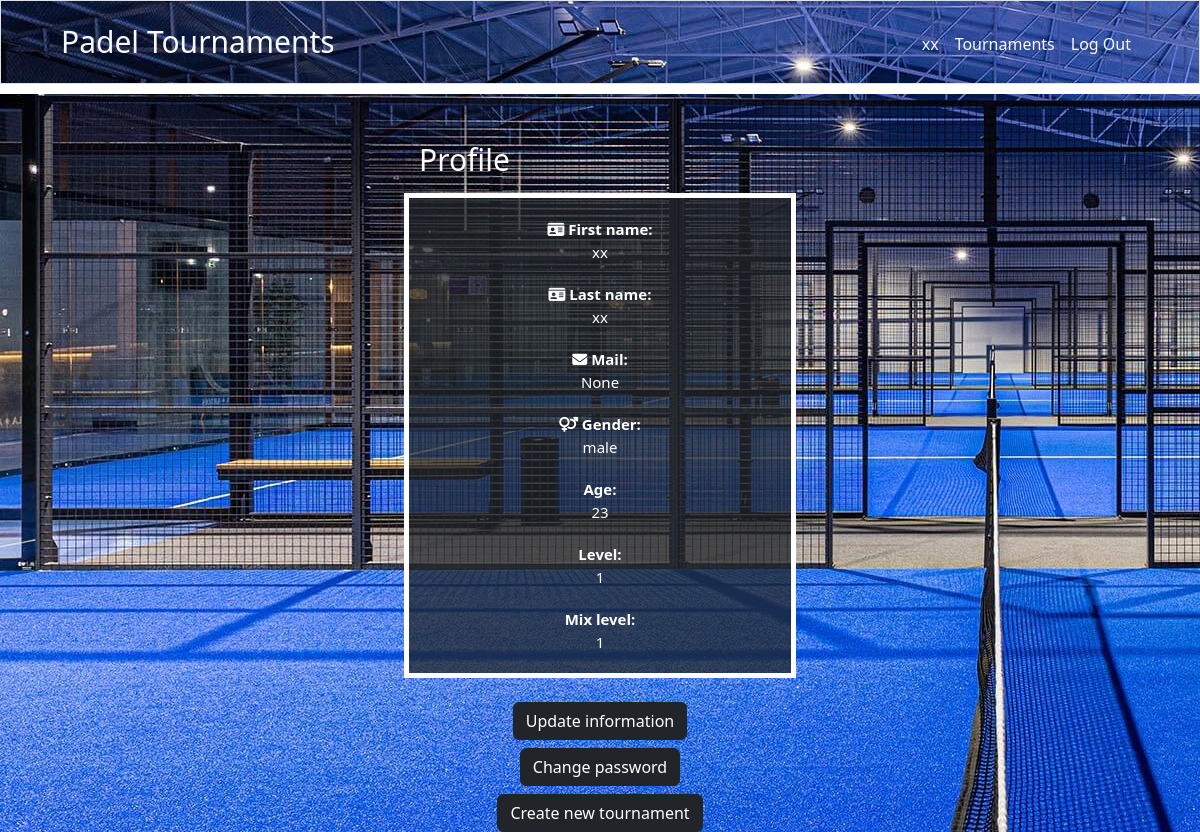
/user (signed in), run on the app's committed database.
### tables this page shows
CREATE TABLE users
    (id INTEGER PRIMARY KEY AUTOINCREMENT,
    username TEXT,
    first_name TEXT,
    last_name TEXT,
    age INTEGER,
    gender TEXT,
    level TEXT,
    mix_level,
    mail TEXT,
    hash TEXT
    );

### app.py (the view)
@app.route("/user", methods=["GET", "POST"])
def user():
    if request.method == "GET":
        username = session["username"]
        information = c.execute(''' SELECT * FROM users WHERE username = ?''', [username]).fetchone()
        return render_template("user.html", information = information)

### templates/user.html
{% extends "layout.html" %}
{% block main %}
<!DOCTYPE html>
<html>
<body>
    <div class="d-flex justify-content-center">
        <div class="col-10 col-md-6 col-xl-4">
            <h1 class="mt-5 text-start title text-white">Profile</h1>
            <div class="border border-white border-5 bg-dark bg-opacity-75">
                <div class="info">
                    <i class="fa-solid fa-id-card"></i>
                    <b>First name:</b>
                    <div>
                        {{ information["first_name"] }}
                    </div>
                </div>
                <div class="info">
                    <i class="fa-solid fa-id-card"></i>
                    <b>Last name:</b>
                    <div>
                        {{ information["last_name"] }}
                    </div>
                </div>
                <div class="info">
                    <i class="fa-solid fa-envelope"></i>
                    <b>Mail:</b>
                    <div>
                        {{ information["mail"] }}
                    </div>
                </div>
                <div class="info">
                    <i class="fa-solid fa-venus-mars"></i>
                    <b>Gender:</b>
                    <div>
                        {{ information["gender"] }}
                    </div>
                </div>
                <div class="info">
                    <b>Age:</b>
                    <div>
                        {{ information["age"] }}
                    </div>
                </div>
                <div class="info">
                    <b>Level:</b>
                    <div>
                        {{ information["level"] }}
                    </div>
                </div>
                <div class="info">
                    <b>Mix level:</b>
                    <div>
                        {{ information["mix_level"] }}
                    </div>
                </div>
            </div>
            <div class="mt-4">
                <a type="submit" href="/update_user"><button class="btn btn-dark"> Update information</button></a>
            </div>
            <div class="mt-2">
                <a type="submit" href="/change_password"><button class="btn btn-dark"> Change password</button></a>
            </div>
            <div class="mt-2">
                <a type="submit" href="/new_tournament"><button class="btn btn-dark">Create new tournament</button></a>
            </div>
        </div>
    </div>
</body>
</html>
{% endblock %}

### static/styles.css (style rules this page uses)
.info { color:white; font-size: 15px; margin-top: 20px; margin-bottom: 20px; }
.title { margin: 15px; font-size: 30px; }

### data on the page
users: first_name "xx", last_name "xx", gender "male", age "23", level "1", mix_level "1"

### other printed values
{{ session["username"] }} "xx"
{{ information["mail"] }} "None"
